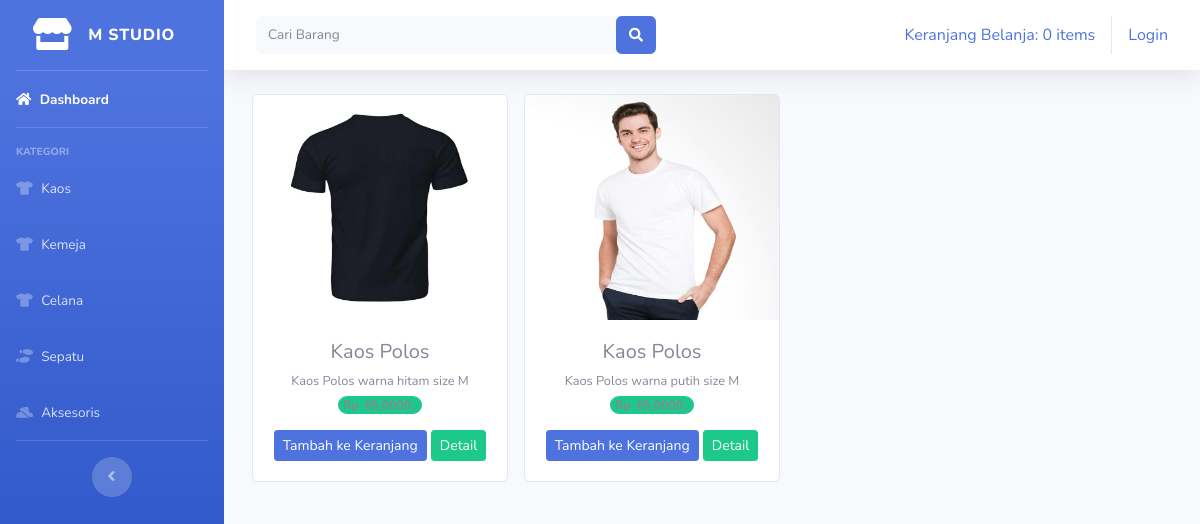
The app's page /index.php/kategori/kaos with its own data.
### tables this page shows
CREATE TABLE `tb_barang` (
  `Id_brg` int(11) NOT NULL,
  `Nama_brg` varchar(120) NOT NULL,
  `Keterangan` varchar(225) NOT NULL,
  `Kategori` varchar(60) NOT NULL,
  `Harga` int(11) NOT NULL,
  `Stok` int(4) NOT NULL,
  `Gambar` varchar(400) NOT NULL
);

### application/controllers/kategori.php (called while the page is built, shortened)
<?php
class Kategori extends CI_Controller{
	public function kaos(){
		$data['kaos'] = $this->model_kategori->data_kaos()->result();
		$this->load->view('templates/header');
		$this->load->view('templates/sidebar');
		$this->load->view('kaos', $data);
		$this->load->view('templates/footer');
	}
}
?>

### index.php (called while the page is built, shortened)
<?php
require_once BASEPATH.'core/CodeIgniter.php';

### application/models/model_kategori.php (called while the page is built, shortened)
<?php
class Model_kategori extends CI_Model{
	public function data_kaos(){
		return $this->db->get_where("tb_barang", array('Kategori' => 'kaos'));
	}
}
?>

### application/views/kaos.php (the view)
<div class="container-fluid">
	<div class="row text-center mt-4">
		<?php foreach ($kaos as $brg) : ?>
			<div class="card ml-3 mb-3" style="width: 16rem;">
			  <img src="<?php echo base_url().'./uploads/'.$brg->Gambar ?>" width="640" height="225" overflow="hidden" class="card-img-top" alt="...">
			  <div class="card-body">
			    <h5 class="card-title mb-1"><?php echo $brg->Nama_brg ?></h5>
			    <small><?php echo $brg->Keterangan ?></small><br>
			    <span class="badge rounded-pill bg-success mb-3">Rp. <?php echo number_format($brg->Harga), 0, ',','.' ?></span>
			    <?php echo anchor('dashboard/tambah_ke_keranjang/'.$brg->Id_brg,'<div class="btn btn-sm btn-primary">Tambah ke Keranjang</div>')  ?>
			    <?php echo anchor('dashboard/detail_brg/'.$brg->Id_brg,'<div class="btn btn-sm btn-success">Detail</div>')  ?>
			  </div>
			</div>
		<?php endforeach; ?>
	</div>
</div>

### records on screen
tb_barang: Gambar (picture), Nama_brg "Kaos Polos", Keterangan "Kaos Polos warna hitam size M", Id_brg "Tambah ke Keranjang", Id_brg "Detail"
tb_barang: Gambar (picture), Nama_brg "Kaos Polos", Keterangan "Kaos Polos warna putih size M", Id_brg "Tambah ke Keranjang", Id_brg "Detail"

### other values on screen
anchor('dashboard/detail_keranjang', $keranjang) "Keranjang Belanja: 0 items"
anchor('auth/login','Login') "Login"
